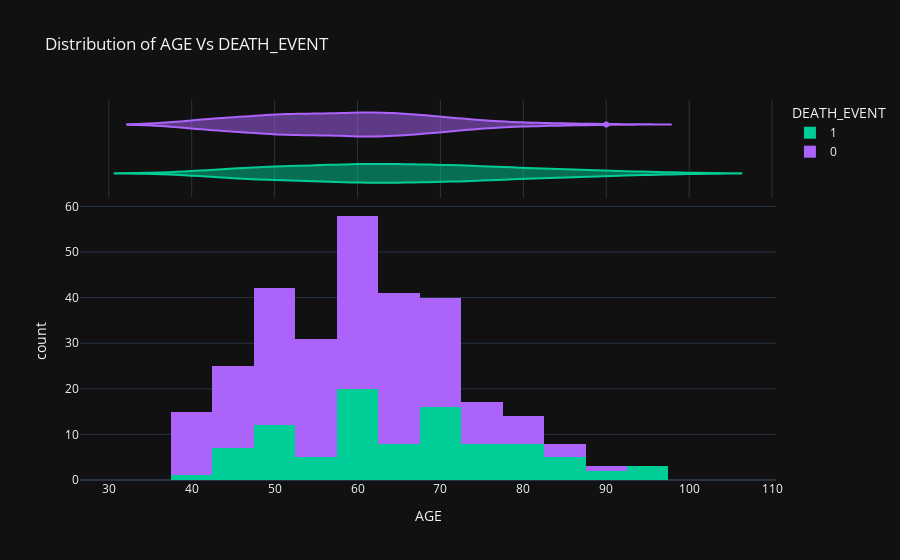

Notebook cell for this chart:
### Code cell
# Now lets categorize the above histogram by DEATH_EVENT

fig = px.histogram(df, x="age", color="DEATH_EVENT", marginal="violin", hover_data=df.columns, 
                   title ="Distribution of AGE Vs DEATH_EVENT", 
                   labels={"age": "AGE"},
                   template="plotly_dark",
                   color_discrete_map={"0": "RebeccaPurple", "1": "MediumPurple"}
                  )
fig.show()

### Figure 1 — Plotly figure (JSON) as saved in the notebook; plotly's stock layout.template omitted (floating-point values rounded to 4 significant figures; data arrays with more than 128 entries replaced by an {"elided": "..."} marker saying what was removed)
{"data": [{"alignmentgroup": "True", "bingroup": "x", "hovertemplate": "DEATH_EVENT=1<br>AGE=%{x}<br>count=%{y}<extra></extra>", "legendgroup": "1", "marker": {"color": "#00cc96", "pattern": {"shape": ""}}, "name": "1", "offsetgroup": "1", "orientation": "v", "showlegend": true, "x": [75, 55, 65, 50, 65, 90, 75, 60, 65, 80, 75, 62, 45, 50, 82, 87, 45, 70, 48, 65, 68, 75, 80, 95, 70, 58, 82, 94, 85, 50, 65, 69, 90, 82, 60, 70, 50, 70, 60, 50, 51, 60, 80, 57, 68, 53, 60, 70, 60, 95, 49, 72, 45, 50, 45, 60, 42, 72, 70, 65, 85, 69, 60, 60, 59, 60, 72, 85, 70, 86, 60, 46, 80, 72, 75, 72, 50, 45, 80, 59, 59, 65, 75, 58, 60.67, 50, 60, 45, 77, 48, 73, 60, 55, 65, 55], "xaxis": "x", "yaxis": "y", "type": "histogram"}, {"alignmentgroup": "True", "customdata": {"elided": "95x12 float values"}, "hovertemplate": "DEATH_EVENT=%{customdata[11]}<br>AGE=%{x}<br>anaemia=%{customdata[0]}<br>creatinine_phosphokinase=%{customdata[1]}<br>diabetes=%{customdata[2]}<br>ejection_fraction=%{customdata[3]}<br>high_blood_pressure=%{customdata[4]}<br>platelets=%{customdata[5]}<br>serum_creatinine=%{customdata[6]}<br>serum_sodium=%{customdata[7]}<br>sex=%{customdata[8]}<br>smoking=%{customdata[9]}<br>time=%{customdata[10]}<extra></extra>", "legendgroup": "1", "marker": {"color": "#00cc96"}, "name": "1", "offsetgroup": "1", "scalegroup": "x", "showlegend": false, "x": [75, 55, 65, 50, 65, 90, 75, 60, 65, 80, 75, 62, 45, 50, 82, 87, 45, 70, 48, 65, 68, 75, 80, 95, 70, 58, 82, 94, 85, 50, 65, 69, 90, 82, 60, 70, 50, 70, 60, 50, 51, 60, 80, 57, 68, 53, 60, 70, 60, 95, 49, 72, 45, 50, 45, 60, 42, 72, 70, 65, 85, 69, 60, 60, 59, 60, 72, 85, 70, 86, 60, 46, 80, 72, 75, 72, 50, 45, 80, 59, 59, 65, 75, 58, 60.67, 50, 60, 45, 77, 48, 73, 60, 55, 65, 55], "xaxis": "x2", "yaxis": "y2", "type": "violin"}, {"alignmentgroup": "True", "bingroup": "x", "hovertemplate": "DEATH_EVENT=0<br>AGE=%{x}<br>count=%{y}<extra></extra>", "legendgroup": "0", "marker": {"color": "#ab63fa", "pattern": {"shape": ""}}, "name": "0", "offsetgroup": "0", "orientation": "v", "showlegend": true, "x": {"elided": "202 float values"}, "xaxis": "x", "yaxis": "y", "type": "histogram"}, {"alignmentgroup": "True", "customdata": {"elided": "202x12 float values"}, "hovertemplate": "DEATH_EVENT=%{customdata[11]}<br>AGE=%{x}<br>anaemia=%{customdata[0]}<br>creatinine_phosphokinase=%{customdata[1]}<br>diabetes=%{customdata[2]}<br>ejection_fraction=%{customdata[3]}<br>high_blood_pressure=%{customdata[4]}<br>platelets=%{customdata[5]}<br>serum_creatinine=%{customdata[6]}<br>serum_sodium=%{customdata[7]}<br>sex=%{customdata[8]}<br>smoking=%{customdata[9]}<br>time=%{customdata[10]}<extra></extra>", "legendgroup": "0", "marker": {"color": "#ab63fa"}, "name": "0", "offsetgroup": "0", "scalegroup": "x", "showlegend": false, "x": {"elided": "202 float values"}, "xaxis": "x2", "yaxis": "y2", "type": "violin"}], "layout": {"xaxis": {"anchor": "y", "domain": [0, 1], "title": {"text": "AGE"}}, "yaxis": {"anchor": "x", "domain": [0, 0.7326], "title": {"text": "count"}}, "xaxis2": {"anchor": "y2", "domain": [0, 1], "matches": "x", "showticklabels": false, "showgrid": true}, "yaxis2": {"anchor": "x2", "domain": [0.7426, 1], "matches": "y2", "showticklabels": false, "showline": false, "ticks": "", "showgrid": false}, "legend": {"title": {"text": "DEATH_EVENT"}, "tracegroupgap": 0}, "title": {"text": "Distribution of AGE Vs DEATH_EVENT"}, "barmode": "relative"}}
